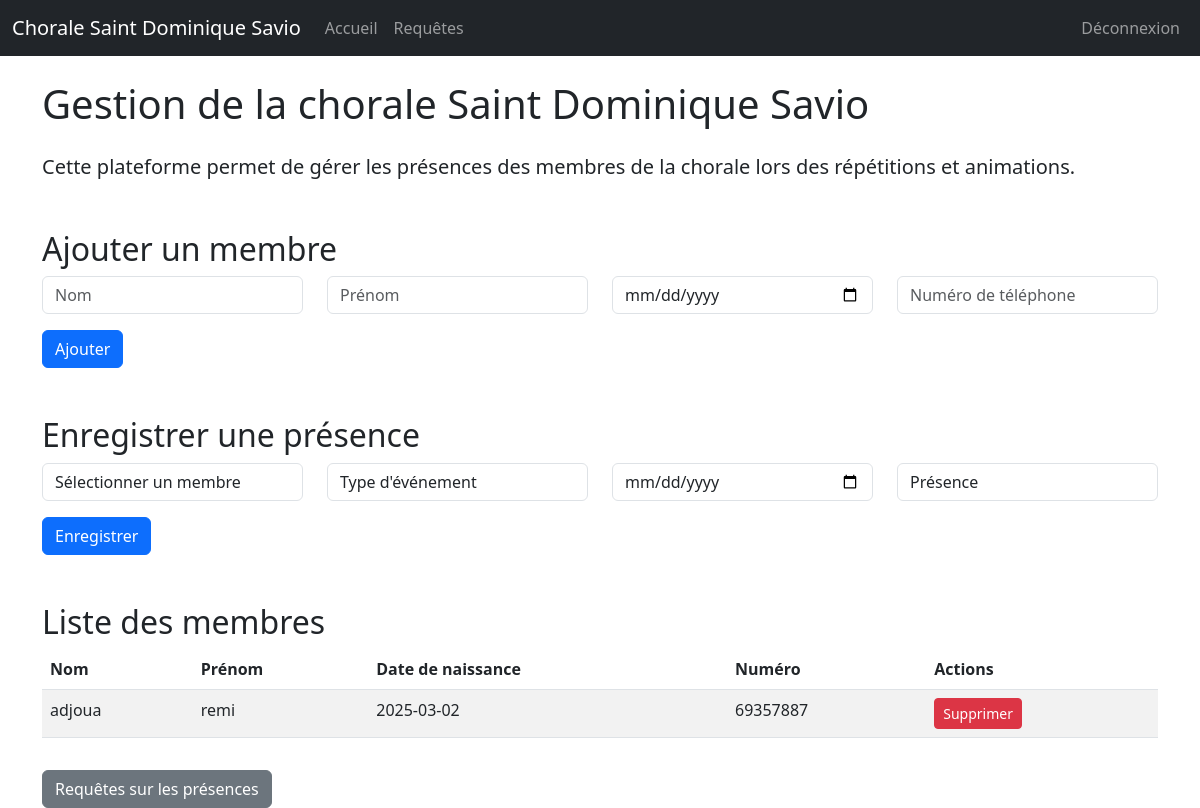
The app's page / (signed in) with its own data.
### tables this page shows
CREATE TABLE membres (
                    id INTEGER PRIMARY KEY AUTOINCREMENT,
                    nom TEXT,
                    prenom TEXT,
                    date_naissance TEXT,
                    numero TEXT,
                    utilisateur_id INTEGER,
                    statut TEXT DEFAULT 'Nouveau'
                );

### app.py (the view)
@app.route('/')
def index():
    if 'nom_utilisateur' not in session:
        return redirect('/connexion')
    conn = sqlite3.connect('chorale.db')
    c = conn.cursor()
    if session.get('role') == 'admin':
        c.execute("SELECT * FROM membres")
    else:
        c.execute("SELECT * FROM membres WHERE utilisateur_id = ?", (session['utilisateur_id'],))
    membres = c.fetchall()
    conn.close()
    return render_template('index.html', membres=membres, role=session.get('role'))

### templates/index.html (shortened to what this page needs)
<!DOCTYPE html>
<html lang="fr">
<head>
    <link href="https://cdn.jsdelivr.net/npm/bootstrap@5.3.0/dist/css/bootstrap.min.css" rel="stylesheet">
</head>
<body>
    <nav class="navbar navbar-expand-lg navbar-dark bg-dark">
        <div class="container-fluid">
            <a class="navbar-brand" href="/">Chorale Saint Dominique Savio</a>
            <div class="collapse navbar-collapse" id="navbarNav">
                <ul class="navbar-nav me-auto">
                    <li class="nav-item">
                        <a class="nav-link" href="/">Accueil</a>
                    </li>
                    <li class="nav-item">
                        <a class="nav-link" href="/requetes">Requêtes</a>
                    </li>
                </ul>
                <ul class="navbar-nav">
                    <li class="nav-item">
                        <a class="nav-link" href="/deconnexion">Déconnexion</a>
                    </li>
                </ul>
            </div>
        </div>
    </nav>
    <div class="container">
        <h1 class="my-4">Gestion de la chorale Saint Dominique Savio</h1>
        <p class="lead">Cette plateforme permet de gérer les présences des membres de la chorale lors des répétitions et animations.</p>
        <h2 class="mt-5">Ajouter un membre</h2>
        <form method="POST" action="/ajouter_membre" class="mb-4">
            <div class="row">
                <div class="col-md-3">
                    <input type="text" name="nom" class="form-control" placeholder="Nom" required>
                </div>
                <div class="col-md-3">
                    <input type="text" name="prenom" class="form-control" placeholder="Prénom" required>
                </div>
                <div class="col-md-3">
                    <input type="date" name="date_naissance" class="form-control" placeholder="Date de naissance" required>
                </div>
                <div class="col-md-3">
                    <input type="text" name="numero" class="form-control" placeholder="Numéro de téléphone" required>
                </div>
            </div>
            <button type="submit" class="btn btn-primary mt-3">Ajouter</button>
        </form>
        <h2 class="mt-5">Enregistrer une présence</h2>
        <form method="POST" action="/enregistrer_presence" class="mb-4">
            <div class="row">
                <div class="col-md-3">
                    <select name="membre_id" class="form-control" required>
                        <option value="">Sélectionner un membre</option>
                    </select>
                </div>
                <div class="col-md-3">
                    <select name="type_rencontre" class="form-control" required>
                        <option value="">Type d'événement</option>
                    </select>
                </div>
                <div class="col-md-3">
                    <input type="date" name="date" class="form-control" required>
                </div>
                <div class="col-md-3">
                    <select name="presence" class="form-control" required>
                        <option value="">Présence</option>
                    </select>
                </div>
            </div>
            <button type="submit" class="btn btn-primary mt-3">Enregistrer</button>
        </form>
        <h2 class="mt-5">Liste des membres</h2>
        <table class="table table-striped">
            <thead>
                <tr>
                    <th>Nom</th>
                    <th>Prénom</th>
                    <th>Date de naissance</th>
                    <th>Numéro</th>
                    <th>Actions</th>
                </tr>
            </thead>
            <tbody>
                {% for membre in membres %}
                    <tr>
                        <td>{{ membre[1] }}</td>
                        <td>{{ membre[2] }}</td>
                        <td>{{ membre[3] }}</td>
                        <td>{{ membre[4] }}</td>
                        <td>
                            <a href="/supprimer_membre/{{ membre[0] }}" class="btn btn-danger btn-sm">Supprimer</a>
                        </td>
                    </tr>
                {% endfor %}
            </tbody>
        </table>
        <a href="/requetes" class="btn btn-secondary mt-3">Requêtes sur les présences</a>
    </div>
</body>
</html>

### records on screen
membres: nom "adjoua", prenom "remi", date_naissance "2025-03-02", numero "69357887"
